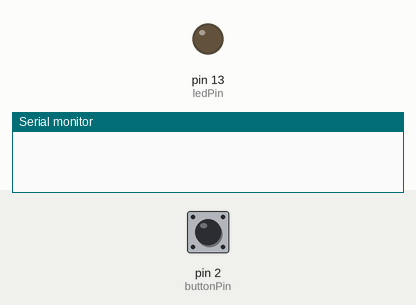
Recording of a sketch running on a simulated Arduino Uno, built with avr-gcc and run on an emulated ATmega328P. Shown: output pins drawn as LEDs (lit = HIGH), the last lines printed to the serial monitor. The test bench sets the inputs (shaded band); at power-on: pin 2 (buttonPin) HIGH.

Above: at 1.2 s.
1.3 s: pin 2 (buttonPin) pulled LOW for 0.15 s
At 5.1 s:
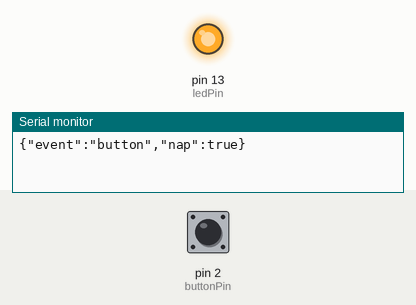
Timing chart, 0 to 10.4 s (numbered marks = the images above; inputs shaded):
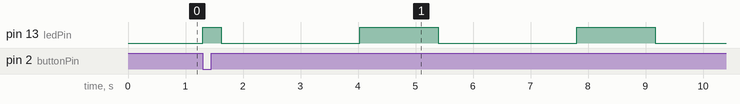

The sketch:

sloth_nap.ino
```cpp
// Sloth Nap button for an Arduino UNO Q.
// Hold the button to start a nap. The LED breathes while the host agent works.
// The host reads and writes one JSON object per line at 115200 baud.

const int buttonPin = 2;
const int ledPin = LED_BUILTIN;

bool napping = false;
unsigned long lastBreath = 0;

void setup() {
  pinMode(buttonPin, INPUT_PULLUP);
  pinMode(ledPin, OUTPUT);
  Serial.begin(115200);
}

void loop() {
  bool pressed = digitalRead(buttonPin) == LOW;
  if (pressed && !napping) {
    napping = true;
    Serial.println("{\"event\":\"button\",\"nap\":true}");
  }

  if (Serial.available()) {
    String line = Serial.readStringUntil('\n');
    line.trim();
    if (line.indexOf("\"phase\":\"done\"") >= 0) {
      napping = false;
      digitalWrite(ledPin, LOW);
    }
  }

  if (napping) {
    unsigned long now = millis();
    float breath = (sin((now - lastBreath) / 600.0) + 1.0) / 2.0;
    analogWrite(ledPin, (int)(breath * 180));
  }
}
```

Measured:
- after the input at 1.3 s, pin 13 (ledPin): LOW → HIGH at once, then repeats every 3.8 s: LOW 2.4 s, HIGH 1.4 s
